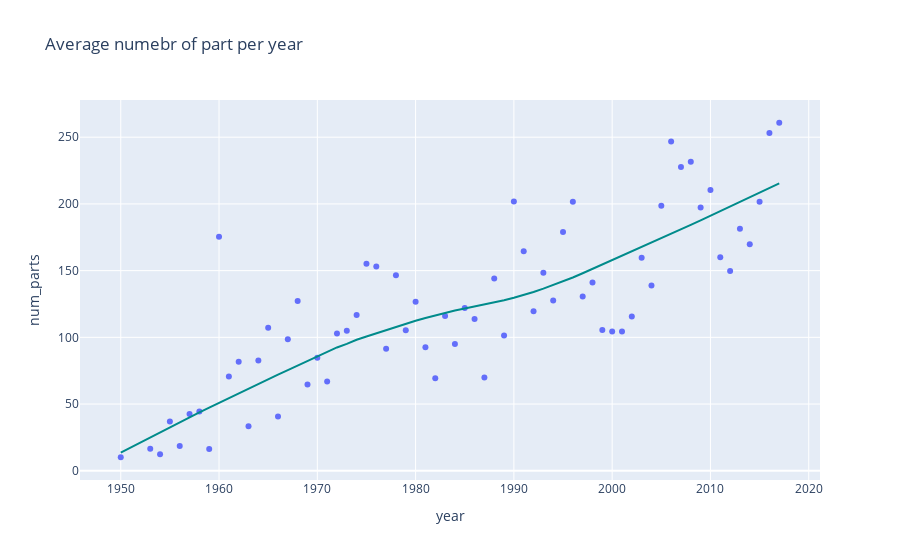

This figure's notebook cell:
### Code cell
fig = px.scatter(avg_parts_per_year, x = 'year', y = 'num_parts', trendline = 'lowess',
                 trendline_color_override = 'darkcyan', title = 'Average numebr of part per year')
fig.show()
